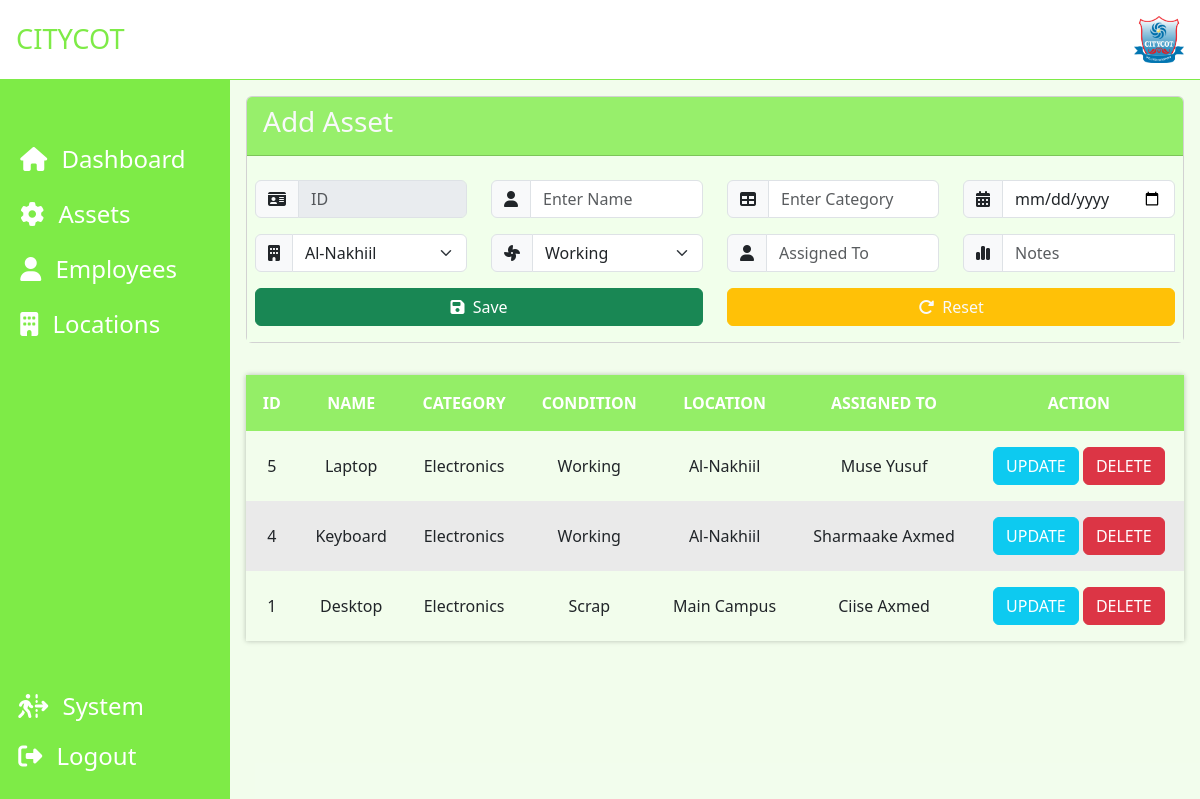
The app's page /asset_project/asset.php (signed in) with its own data.
### tables this page shows
CREATE TABLE `asset_tb` (
  `ID` int(11) NOT NULL,
  `NAME` varchar(100) NOT NULL,
  `CATEGORY` varchar(100) NOT NULL,
  `DATE` varchar(100) NOT NULL,
  `LOCATION_ID` int(100) NOT NULL,
  `CONDITION_ID` int(100) NOT NULL,
  `ASSIGNED_TO` varchar(100) NOT NULL,
  `NOTES` varchar(255) NOT NULL
);

CREATE TABLE `condition_tb` (
  `ID` int(11) NOT NULL,
  `NAME` varchar(100) NOT NULL
);

CREATE TABLE `location_tb` (
  `ID` int(11) NOT NULL,
  `NAME` varchar(100) NOT NULL,
  `DATE` varchar(100) NOT NULL
);

### asset_project/asset.php (the view, shortened to what this page needs)
<?php
    include("dashboard.php");
?>
    <div class="cont">
        <div class="form-cont">
    <div class="card">
        <div class="card-header text-light" style="background-color: hsla(100,80%,60%,.8)">
            <h3>Add Asset</h3>
        </div>
        <div class="body py-2" style="background-color:hsl(100, 100%, 96%)">
            <form action="asset_check.php" method="post" class="px-2">
                <div class="row my-2">
                    <div class="col-md-6 col-lg-3 mb-2 mb-sm-0 my-sm-2">
                        <div class="input-group">
                            <span class="input-group-text">
                            <i class="fa-solid fa-id-card"></i>
                            </span>
                            <input class="form-control" type="number" disabled name="d_id" placeholder="ID">
                        </div>
                    </div>
                    <div class="col-md-6 col-lg-3 p-xs-2 mb-2 mb-sm-0 my-sm-2">
                        <div class="input-group">
                            <span class="input-group-text">
                            <i class="fa-solid fa-user"></i>
                            </span>
                            <input class="form-control" type="text" name="a_name" required placeholder="Enter Name">
                        </div>
                    </div>
                    <div class="col-md-6 col-lg-3 p-xs-2 mb-2 mb-sm-0 my-sm-2">
                        <div class="input-group">
                            <span class="input-group-text">
                            <i class="fa-solid fa-table"></i>
                            </span>
                            <input class="form-control" type="text" name="a_category" placeholder="Enter Category" required>
                        </div>
                    </div>
                <div class="col-md-6 col-lg-3 p-xs-2 mb-2 mb-sm-0 my-sm-2">
                        <div class="input-group">
                            <span class="input-group-text">
                            <i class="fa-solid fa-calendar-days"></i>
                            </span>
                            <input class="form-control" type="date" name="a_date" required>
                        </div>
                    </div>
                    </div>
                    <div class="row my-2">
                    <div class="col-md-6 col-lg-3 p-xs-2 mb-2 mb-sm-0 my-sm-2">
                        <div class="input-group">
                            <span class="input-group-text">
                            <i class="fa-solid fa-building"></i>
                            </span>
                            <select class="form-select" name="a_location" id="">
                            <?php
                                   $sql = "SELECT * FROM location_tb";
                                   $query = mysqli_query($conn,$sql);
                                   while($row = mysqli_fetch_assoc($query)) {
                                        echo '
                                            <option value="'.htmlspecialchars($row["ID"]).'">'.htmlspecialchars($row["NAME"]).'</option>
                                        ';
                                   }
                            ?>
                            </select>
                        </div>
                    </div>
                    <div class="col-md-6 col-lg-3 p-xs-2 mb-2 mb-sm-0 my-sm-2">
                        <div class="input-group">
                            <span class="input-group-text">
                            <i class="fa-solid fa-fan"></i>
                            </span>
                            <select class="form-select" name="a_condition" id="">
                            <?php
                                   $sql4 = "SELECT * FROM condition_tb";
                                   $query4 = mysqli_query($conn,$sql4);
                                   while($row = mysqli_fetch_assoc($query4)) {
                                        echo '
                                            <option value="'.htmlspecialchars($row["ID"]).'">'.htmlspecialchars($row["NAME"]).'</option>
                                        ';
                                   }
                            ?>
                            </select>
                        </div>
                    </div>
                    <div class="col-md-6 col-lg-3 mb-2 mb-sm-0 my-sm-2">
                        <div class="input-group">
                            <span class="input-group-text">
                            <i class="fa-solid fa-user"></i>
                            </span>
                            <input class="form-control" type="text" name="a_assigned_to" required placeholder="Assigned To">
                        </div>
                    </div>
                    <div class="col-md-6 col-lg-3 p-xs-2 mb-2 mb-sm-0 my-sm-2">
                        <div class="input-group">
                            <span class="input-group-text">
                            <i class="fa-solid fa-chart-simple"></i>
                            </span>
                            <input class="form-control" type="text" name="a_note" required placeholder="Notes">
                        </div>
                    </div>
                </div>
                <div class="row my-2">
                    <div class="col-sm-6 mb-2 mb-sm-0 my-sm-2">
                        <button type="submit" name="submit" value="Save" class="btn btn-success d-block" style="width: 100%;">
                        <i class="fa-solid fa-floppy-disk"></i>
                        <span class="ps-1">Save</span>
                        </button>
                    </div>
                    <div class="col-sm-6 mb-2 mb-sm-0 my-sm-2">
                        <button type="reset" class="btn btn-warning text-light" style="width: 100%;">
                        <i class="fa-solid fa-rotate-right"></i>
                        <span class="ps-1">Reset</span>
                        </button>
                    </div>
                </div>
            </form>
        </div>
    </div>
</div>
     <div class="table-cont">
        <?php
        $sql2 = "SELECT asset_tb.ID, asset_tb.NAME, asset_tb.CATEGORY, asset_tb.DATE,location_tb.NAME AS LOCATION,condition_tb.NAME AS `CONDITION`, asset_tb.ASSIGNED_TO, asset_tb.NOTES
                FROM asset_tb
                INNER JOIN location_tb on asset_tb.LOCATION_ID = location_tb.ID
                INNER JOIN condition_tb on asset_tb.CONDITION_ID = condition_tb.ID ORDER BY asset_tb.ID DESC";
        $query2 = mysqli_query($conn,$sql2);
       $num_rows = mysqli_num_rows($query2);
     if($num_rows > 0) {
        echo '
            <table class="tb-a">
            <thead>
                <tr>
                    <th>ID</th>
                    <th>NAME</th>
                    <th>CATEGORY</th>
                    <th>CONDITION</th>
                    <th>LOCATION</th>
                    <th>ASSIGNED TO</th>
                    <th>ACTION</th>
                </tr>
            </thead>
            <tbody>
';?>
<?php
                    while($row = mysqli_fetch_assoc($query2)) {
                        echo '
                            <tr>
                    <td data-title="ID">'.htmlspecialchars($row["ID"]).'</td>
                    <td data-title="NAME">'.htmlspecialchars($row["NAME"]).'</td>
                    <td data-title="CATEGORY">'.htmlspecialchars($row["CATEGORY"]).'</td>
                    <td data-title="CONDITION">'.htmlspecialchars($row["CONDITION"]).'</td>
                    <td data-title="LOCATION">'.htmlspecialchars($row["LOCATION"]).'</td>
                    <td data-title="ASSIGNED TO">'.htmlspecialchars($row["ASSIGNED_TO"]).'</td>
                    <td data-title="ACTION">
                       <a style="text-decoration:none" href="asset_update.php?a_id='.htmlspecialchars($row["ID"]).'"> <button class="btn btn-info">UPDATE</button> </a>
                       <a style="text-decoration:none" href="asset_delete.php?a_id='.htmlspecialchars($row["ID"]).'"> <button class="btn btn-danger">DELETE</button> </a>
                    </td>
                </tr>
                        ';
                    }
        echo'
        </tbody>
        </table>';
     } else {
        echo '<p class="text-center">No Record Saved</p>';
     }
        ?>
     </div>
    </div>
<?php
    include("footer.php");
?>

### asset_project/dashboard.php (shortened to what this page needs)
<!DOCTYPE html>
<html lang="en">
<head>
    <link rel="stylesheet" href="style.css">
    <link rel="stylesheet" href="font/all.min.css">
    <link rel="stylesheet" href="font/fontawesome.min.css">
    <link rel="stylesheet" href="botstrap_css/bootstrap.min.css">
</head>
<body>
    <div class="dashboard">
        <div class="nav">
            <div class="logo">
                <a href="front.php" style="text-decoration: none;">
                <span>CITYCOT</span>
                </a>
            </div>
            <div class="profile" style="cursor: pointer;">
                <div class="my-2 mx-3 ">
                    <div class="dropdown">
                        <img src="img/default.png" class="dropdown-toggle" data-bs-toggle="dropdown" width="50px" alt="">
                    </div>
                   </div>
            </div>
        </div>
        <div class="side">
            <ul>
                <li>
                    <a href="front.php">
                    <span class="icon">
                        <i class="fa-solid fa-house"></i>
                    </span>
                    <span class="list">Dashboard</span>
                    </a>
                </li>
                <li>
                    <a href="asset.php">
                    <span class="icon">
                        <i class="fa-solid fa-gear"></i>
                    </span>
                    <span class="list">Assets</span>
                    </a>
                </li>
                <li>
                    <a href="employees.php">
                    <span class="icon">
                        <i class="fa-solid fa-user"></i>
                    </span>
                    <span class="list">Employees</span>
                    </a>
                </li>
                <li>
                    <a href="location.php">
                    <span class="icon">
                        <i class="fa-solid fa-building"></i>
                    </span>
                    <span class="list">Locations</span>
                    </a>
                </li>
                <li class="bottom">
                    <a href="system.php">
                    <span class="icon">
                        <i class="fa-solid fa-person-walking-dashed-line-arrow-right"></i>
                    </span>
                    <span class="list">System</span>
                    </a>
                </li>
                <li class="bottom2">
                    <a href="logout.php">
                    <span class="icon">
                        <i class="fa-solid fa-right-from-bracket"></i>
                    </span>
                    <span class="list">Logout</span>
                    </a>
                </li>
            </ul>
        </div>
        <div class="content">

### asset_project/footer.php (shortened to what this page needs)
</div>
    </div>
</body>
</html>

### asset_project/style.css (style rules this page uses)
* { margin: 0; padding: 0; box-sizing: border-box; text-decoration: none; }
.dashboard { display: grid; grid-template-columns: 230px 1fr; grid-template-rows: 10vh 90vh; grid-template-areas: "nav nav" "side content"; }
.nav { grid-area: nav; border-bottom: 1px solid hsl(100,80%,60%); display: flex; justify-content: space-between; align-items: center; }
.side { background-color: hsl(100,80%,60%); grid-area: side; position: relative; }
.content { background-color: hsla(100, 80%, 60%,.1); grid-area: content; overflow: auto; }
.logo span { font-size: 1.7rem; color: hsl(100,80%,60%); margin-left: 1rem; }
.side ul { list-style: none; padding-top: 3rem; width: 100%; }
.side ul .bottom { position: absolute; bottom: 70px; }
.side ul .bottom2 { position: absolute; bottom: 20px; }
.side ul li { padding: .4rem 0; width: 100%; margin-left: -6%; margin-top: .4rem; }
.side ul li a { text-decoration: none; color: #fff; transition: all .3s; }
.side ul li a .icon { font-size: 1.5rem; margin-right: .5rem; }
.side ul li a .list { font-size: 1.5rem; }
table { width: 100%; border-collapse: collapse; margin: 0; box-shadow: 0 0 5px 0 rgba(0, 0, 0, .25); }
table tr { padding: .4em; }
thead tr { background-color: hsla(100,80%,60%,.8); }
thead th { color: #fff; font-size: 1.35em; }
tbody tr:nth-child(even) { background-color: #eaeaea; }
table th, table td { font-size: 1em; padding: 1em; text-align: center; }
button { color: #fff !important; }
.form-cont { margin: 1rem; }
.table-cont { margin: 2rem 1rem; }
.logo { display: flex; justify-content: center; align-items: center; }

### records on screen
asset_tb: ID "5", NAME "Laptop", CATEGORY "Electronics", CONDITION_ID.NAME "Working", LOCATION_ID.NAME "Al-Nakhiil", ASSIGNED_TO "Muse Yusuf"
asset_tb: ID "4", NAME "Keyboard", CATEGORY "Electronics", CONDITION_ID.NAME "Working", LOCATION_ID.NAME "Al-Nakhiil", ASSIGNED_TO "Sharmaake Axmed"
asset_tb: ID "1", NAME "Desktop", CATEGORY "Electronics", CONDITION_ID.NAME "Scrap", LOCATION_ID.NAME "Main Campus", ASSIGNED_TO "Ciise Axmed"

### other values on screen
form field a_location "Al-Nakhiil"
form field a_condition "Working"
